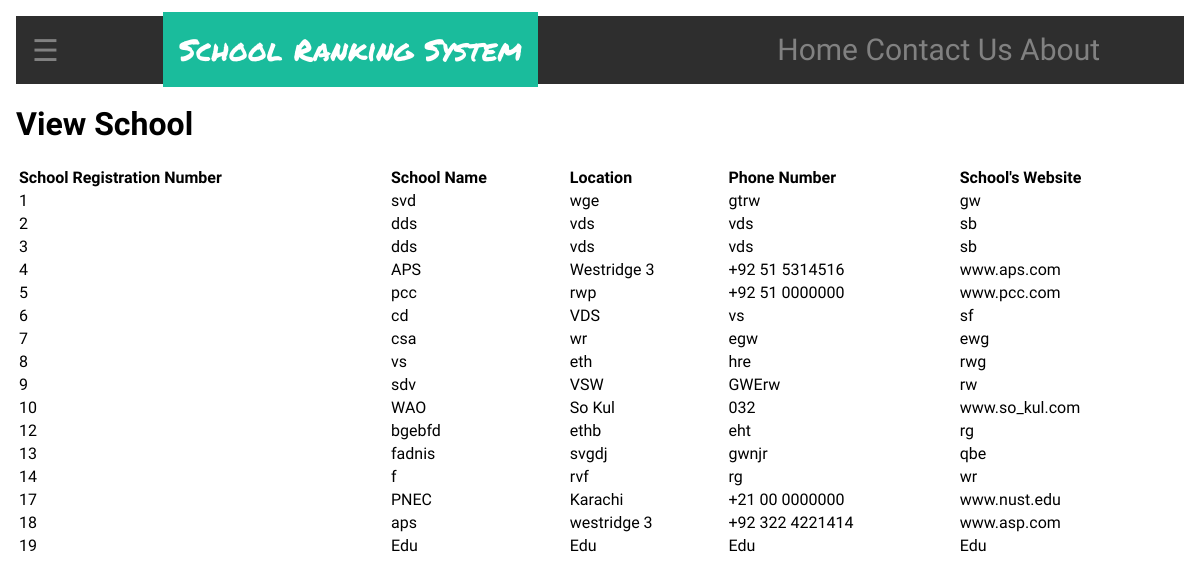
Before: /schoolView with the older database file.
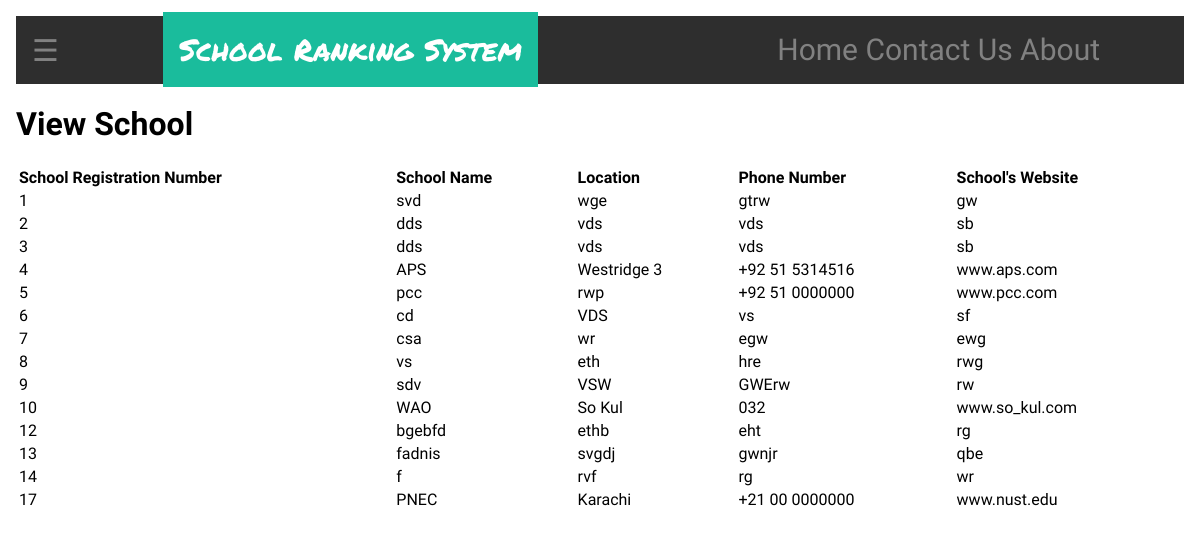
After: the same page with the newer database file.
### tables this page shows
CREATE TABLE 'School' ('RegNo' INTEGER PRIMARY KEY AUTOINCREMENT NOT NULL, 'Sname' TEXT NOT NULL, 'Location' TEXT NOT NULL, 'PhoneNo' TEXT, 'Website' TEXT);

### application.py (the view)
@app.route("/schoolView")
def schoolView():
    rows = db.execute("SELECT * FROM School")
    return render_template("school/schoolView.html", schoolView = rows)

### templates/school/schoolView.html (shortened to what this page needs)
{% extends "layout.html" %}
{% block heading %}
    View School
{% endblock %}
{% block body %}
    <table style="width:100%">
        <tr>
            <th>School Registration Number</th>
            <th>School Name</th>
            <th>Location</th>
            <th>Phone Number</th>
            <th>School's Website</th>
        </tr>
        {% for i in schoolView %}
            <tr>
                <td>{{ i.RegNo }}</td>
                <td>{{ i.Sname }}</td>
                <td>{{ i.Location }}</td>
                <td>{{ i.PhoneNo }}</td>
                <td>{{ i.Website }}</td>
            </tr>
        {% endfor %}
    </table>
{% endblock %}

### templates/layout.html (shortened to what this page needs)
<!DOCTYPE html>
<html>
<head>
	<link rel="stylesheet" type="text/css" href="{{ url_for('static', filename='css/main.css') }}">
</head>
<body>
	<div id="main">
		<div id="Title">
			<span class="openSideNav" onclick="openNav()">&#9776;</span>
			<span class="titleBar"> School Ranking System </span>
			<span class="titleBarMenu">
				<a href="">Home</a>
				<a href="">Contact Us</a>
				<a href="">About</a>
			</span>
		</div>
		<h1>{% block heading %}{% endblock %}</h1>
		{% block body %}{% endblock %}
	</div>
</body>
</html>

### static/css/main.css (style rules this page uses)
body { margin: 0; font: 16px 'Poiret One'; }
th { text-align: left; }
.openSideNav { font-size:30px; cursor:pointer; }
#main { transition: margin-left .5s; padding: 16px; }
#Title { transition: margin-left .5s; padding: 16px; background: #2e2e2e; color: #818181; }
.titleBar { position: relative; left: 100px; font-size: 30px; font-family: 'Permanent Marker', cursive; text-transform: capitalize; line-height:36px; padding: 16px; background: #1abc9c; color: white; }
.titleBarMenu { font-size: 30px; position: absolute; right: 100px; }
.titleBarMenu a { color: #818181; text-decoration: none; display: inline-block; }

Changed rows visible on the page:
removed School: RegNo "18", Sname "aps", Location "westridge 3", PhoneNo "+92 322 4221414", Website "www.asp.com"
removed School: RegNo "19", Sname "Edu", Location "Edu", PhoneNo "Edu", Website "Edu"
